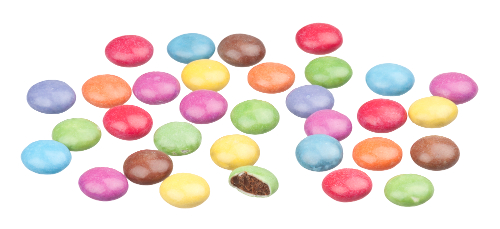
#> input picture TP LPE/smarties.png, 500 x 229 px, found by its file name
$ python test.py   (older library calls are emulated)
#> lines starting #> are read from the running program, lines starting #| are printed output that depends on the picture; after the words box and inside, x2 and y2 are one past the last pixel; in counts of white or black regions, pixels touching at a corner belong together
import numpy as np
import cv2
import matplotlib.pyplot as plt
import math as mp

image = cv2.imread('/fs03/share/users/gaelle.leroux/home/Documents/TraitementImage/TP LPE/smarties.png',0)
#> image: shape (229, 500); min 49, max 255, mean 226.2
imageS = cv2.threshold(image,250,255,cv2.THRESH_BINARY_INV)
imageSS = imageS[1]
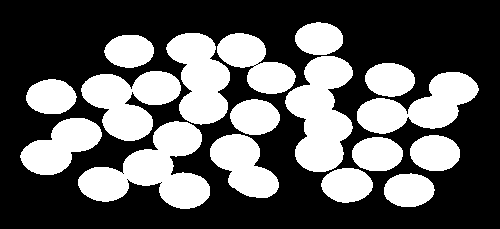
#> imageSS: shape (229, 500); 37.2% white; 17 white regions, largest, box (x1, y1, x2, y2) and area: (78, 121, 210, 209) 5657, (285, 56, 353, 172) 5029, (81, 71, 181, 141) 4114


S = cv2.getStructuringElement(cv2.MORPH_ELLIPSE,(40,20))
imageM = cv2.erode(imageSS, S, iterations = 1)
#> imageM: shape (229, 500); 2.8% white; 32 white regions, largest, box (x1, y1, x2, y2) and area: (143, 159, 154, 175) 131, (179, 183, 191, 198) 128, (41, 150, 52, 165) 127


imageML = cv2.connectedComponents(imageM)
imageMLL = imageML[1]
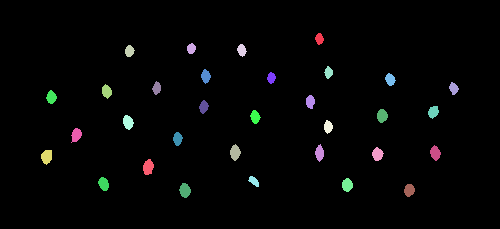
#> imageMLL: shape (229, 500) int32; 33 distinct labels, from 0 to 32; one colour per label, 0 black

imageF = cv2.threshold(image,250,33,cv2.THRESH_BINARY)
imageFond = imageF[1]

imageMarqueurs = imageFond+imageMLL
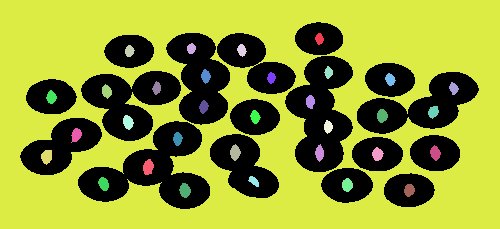
#> imageMarqueurs: shape (229, 500) int32; 34 distinct labels, from 0 to 33; one colour per label, 0 black


imageD = cv2.distanceTransform(imageSS,cv2.DIST_L2,3,cv2.CV_32F)
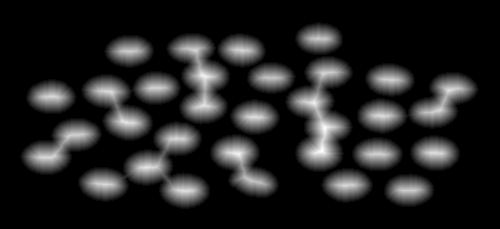
#> imageD: shape (229, 500) float32; min 0, max 20.13, mean 2.7; drawn with min black and max white
u = np.max(imageD)
#> u = 20.13
imageN = imageD * (255/u)

imageI = 255 - imageN
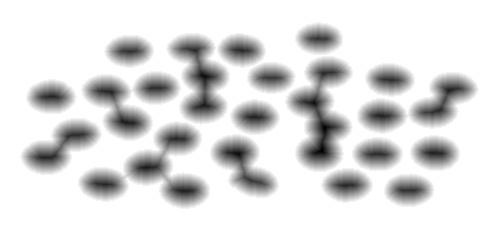
#> imageI: shape (229, 500) float32; min 0, max 255, mean 221.4

imageF = cv2.threshold(image,250,1,cv2.THRESH_BINARY_INV)
ImageFin = imageI * imageF[1]
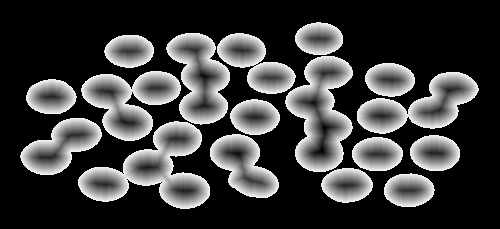
#> ImageFin: shape (229, 500) float32; min 0, max 242.9, mean 61.2

u = np.max(ImageFin)
#> u = 242.9
Imagetempo = ImageFin * (255/u)

imageDistFin = np.uint8(Imagetempo)
min = np.max(imageDistFin)
#> min = 255
max = np.min(imageDistFin)
#> max = 0


T = np.copy(imageMarqueurs)

filex = []
filey = []
for i in range(256):
    filex.append([])
    filey.append([])

taille = imageMarqueurs.shape
#> taille = (229, 500)
taillex = taille[0]
#> taillex = 229
tailley = taille[1]
#> tailley = 500

for i in range(taillex):
    for j in range(tailley):
        if imageMarqueurs[i][j]!=0 :
            filex[imageDistFin[i][j]].append(i)
            filey[imageDistFin[i][j]].append(j)
            # filex[0].append(i)
            # filey[0].append(j)

# print(np.asarray(filez).shape)
# print(filez)

min = 0
while min!=256 :
    # print(len(filex[min]))
    if filex[min]:
        # print(min)
        while filex[min]:
            i = filex[min].pop(0)
            j = filey[min].pop(0)
            # print(len(filex[min]))
            if(i<taillex-1):
                if T[i+1][j]==0:
                    T[i+1][j]=T[i][j]
                    u = imageDistFin[i+1][j]
                    filex[np.max([u,min])].append(i+1)
                    filey[np.max([u,min])].append(j)

            if(j<tailley-1):
                if T[i][j+1]==0:
                    T[i][j+1]=T[i][j]
                    u = imageDistFin[i][j+1]
                    filex[np.max([u,min])].append(i)
                    filey[np.max([u,min])].append(j+1)

            if(i!=0) :
                if T[i-1][j]==0:
                    T[i-1][j]=T[i][j]
                    u = imageDistFin[i-1][j]
                    filex[np.max([u,min])].append(i-1)
                    filey[np.max([u,min])].append(j)

            if(j!=0):
                if T[i][j-1]==0:
                    T[i][j-1]=T[i][j]
                    u = imageDistFin[i][j-1]
                    filex[np.max([u,min])].append(i)
                    filey[np.max([u,min])].append(j-1)
            # print('min = {}'.format(min))
            # print('u = {}'.format(u))
    else :
        print(len(filex[min]))

        min+=1
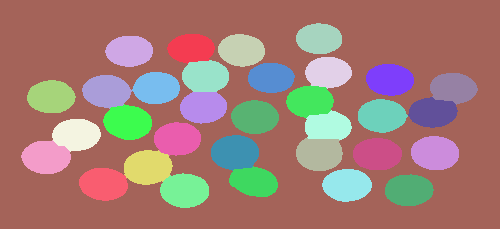
#> T: shape (229, 500) int32; 33 distinct labels, from 1 to 33; one colour per label, 0 black
#> after the loop, min = 256

plt.figure(2, figsize=(50,20))

plt.subplot(121)
plt.title("Image des distances obtenue avec distanceTransform")
plt.imshow(imageMarqueurs) # affichage de l'image I en niveau de gris

plt.subplot(122)
plt.title("Image des distances obtenue avec distanceTransform")
plt.imshow(T) # affichage de l'image I en niveau de gris
plt.show()
